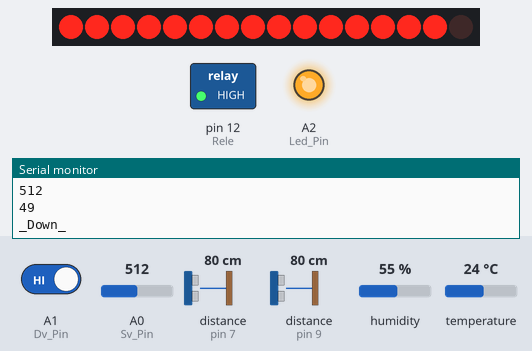
The sketch below on a simulated Arduino Uno, built with avr-gcc and run on an emulated ATmega328P. Shown: 16 shift-register outputs drawn as a row of LEDs (first output left, lit = HIGH), switched loads named in the sketch (green lamp = pin HIGH), output pins drawn as LEDs (lit = HIGH), the last lines printed to the serial monitor. Wiring (inferred from the names in the program): 2 × shift register (74HC595): data pin 4; shift clock pin 6; latch pin 5. Wiring (inferred from the signals the program sends): row of LEDs: on Q0, Q1, Q2, Q3, Q4, Q5, Q6, Q7, Q8, Q9, Q10, Q11, Q12, Q13, Q14, Q15. The test bench sets the inputs (shaded band); at power-on: distance to the obstacle (sensors on pin 7, pin 9) 80 cm, humidity 55 %, A1 (Dv_Pin) HIGH, A0 (Sv_Pin) = 512, temperature 24 °C. The echo pulse lasts 58.3 µs per cm; pins used as bus, display or sensor lines are not drawn.

Above: at 6.9 s.
7.0 s: distance to the obstacle (sensor on pin 7) set to 88 cm
At 8.16 s:
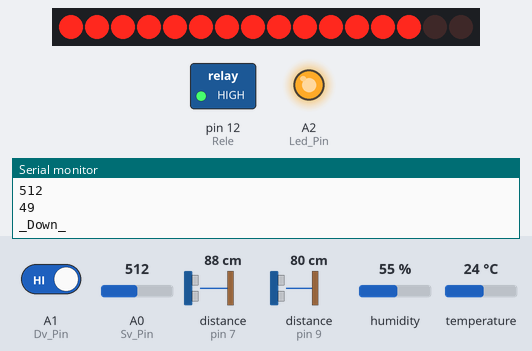
10.8 s: humidity set to 51 %
14.6 s: humidity set to 48 %
At 18.3 s:
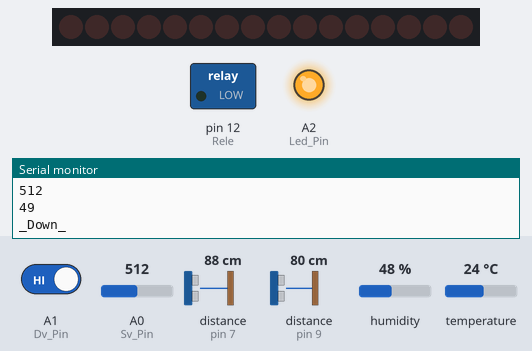
18.6 s: A1 (Dv_Pin) driven LOW
At 21.77 s:
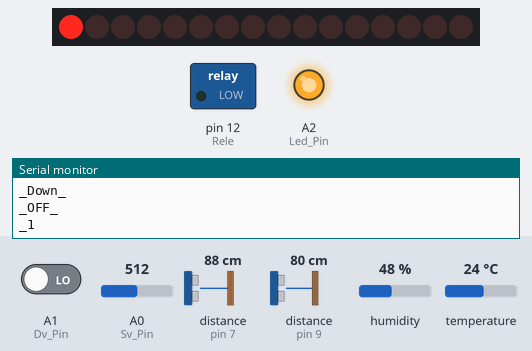
32.6 s: distance to the obstacle (sensor on pin 7) set to 2 cm
At 40.58 s:
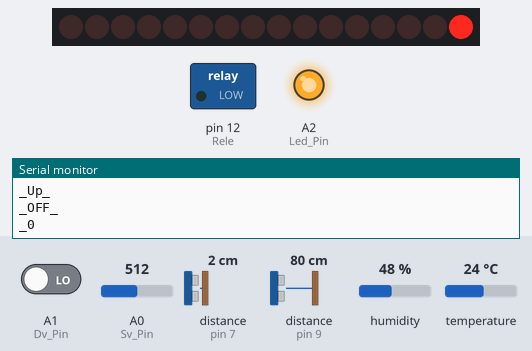
42.2 s: A0 (Sv_Pin) set to 589
51.1 s: A0 (Sv_Pin) set to 615
At 59.8 s:
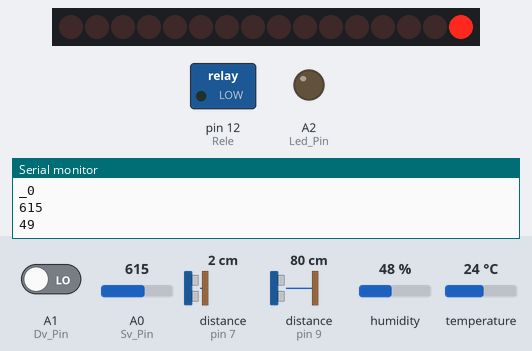
Timing chart, 0 to 61.3 s (numbered marks = the images above; inputs shaded):
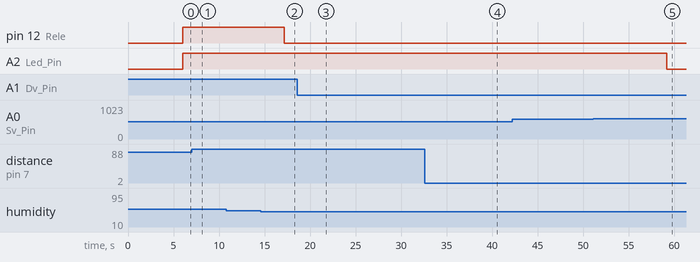

Measured:
- the behaviour switches between 84 and 85 cm on distance to the obstacle (sensor on pin 7) (found by bisection; images 0 and 1)
- the behaviour switches between 50 and 49 % on humidity (found by bisection; images 1 and 2)
- the behaviour switches between 599 and 600 on A0 (Sv_Pin) (found by bisection; images 4 and 5)
- after the input at 14.6 s, pin 12 (Rele): HIGH → LOW after 2.6 s
- after the input at 51.1 s, A2 (Led_Pin): HIGH → LOW after 8.1 s

The sketch:

may_step_3.ino
```cpp
#include <DHT.h>
#include <Ultrasonic.h>
#include <SoftwareSerial.h>

#define DHTPIN 11              // номер пина, к которому подсоединен датчик
DHT dht(DHTPIN, DHT11);        // Инициируем датчик
Ultrasonic sonicUP(8, 7);      // Устанавливаем пины для дальномера 1 (Trig, Echo)
Ultrasonic sonicDOWN(10, 9);   // Устанавливаем пины для дальномера 2 (Trig, Echo)
SoftwareSerial mySerial(2, 3); // RX, ~TX
// Пины
int Ds_Pin = 4;   // Ds/SDI первого сдвигового регистра 75HC595
int ST_Pin = 5;   // ST/RCLK сдвиговых регистров
int SH_Pin = 6;   // SH/SRCLK сдвиговых регистров
int Sv_Pin = A0;  // Аналоговый сигнал с фоторезистора
int Dv_Pin = A1;  // Движение датчик PIR
int Led_Pin = A2; // Номер пина, к которому подсоединен светодиод
int Rele = 12;    // Номер пина, к которому подсоединен реле
// Параметры
int SvLimit = 600;        // Переменная для сравнения с освещенностью.
int phDHT = 49;           // Переменная для сравнения с влажностью.
const int MinDist = 85;   // Переменная для сравнения с шириной ступеньки, 80 см.
const int N = 16;         // Переменная для хранения количества ступеней лестницы.
int LS = "OFF";           // Переменная отражающая ON / OFF подсветки.
int Start = "null";       // Переменная отражающая факт присутствия и направления движения, по умолчанию null
unsigned int leds = 0;    // Переменная для хранения передаваемых битов в регистры.
const int TimTrap = 1500; // Переменная для хранения времени включенной лестницы.

void setup()
{
  pinMode(Ds_Pin, OUTPUT);
  pinMode(ST_Pin, OUTPUT);
  pinMode(SH_Pin, OUTPUT);
  pinMode(Dv_Pin, INPUT);
  pinMode(Led_Pin, OUTPUT);
  pinMode(Rele, OUTPUT);

  Serial.begin(74880);   // Инициализация последовательного порта на скорости 74880 бойд.
  mySerial.begin(74880); // Инициализация своего последовательного порта на скорости 74880 бойд для общения с ESP-01
  // тестовый запуск, демострация
  for (int i = 0; i <= N; i++)
  {
    leds = 0;
    bitWrite(leds, i, HIGH);
    Serial.println(leds);
    InRegister(MSBFIRST);
  }
  for (int i = 0; i <= N; i++)
  {
    leds = 0;
    bitWrite(leds, i, HIGH);
    Serial.println(leds);
    InRegister(LSBFIRST);
  }
}
void loop()
{
  int Svet_Value = analogRead(Sv_Pin);               // Считываем значение с фоторезистора от 0 до 1023
  int ss = map(analogRead(Sv_Pin), 0, 1023, 0, 100); // Переводим освещеность в проценты
  int tm = dht.readTemperature();                    // Считываем температуру
  int ph = dht.readHumidity();                       // Считываем влажность
  Serial.println(Svet_Value);       // Смотрим уровень освещенности
  Serial.println(phDHT);            // Смотрим параметр для вкл реле
  // Принимаем данные с сервера
  if (mySerial.available()) {       // Проверяем прием
    String Var = "";
    while (mySerial.available())    // Пока есть прием
      Var += char(mySerial.read()); // Cчитываем значение
    Serial.print("значение_");
    Serial.println(Var);       // Смотрим принятое значение
    if (Var == "1") {          // Если приняли значение 1
      phDHT += 2;              // Увеличиваем параметр для вкл реле
      if (phDHT >= 100) {      // Если значение превышает 100, то
        phDHT = 99;            // присваиваем 99
      }
    }
    if (Var == "0") {          // Если приняли значение 0
      phDHT -= 2;              // Уменьшаем параметр для вкл реле
      if (phDHT <= 0) {        // Если значение превышает 0, то
        phDHT = 1;             // присваиваем 1
      }
    }
  }
  String str = "T1";           // Готовим строку к передачи на сервер
  str += tm;                   // температура
  str += "T2";
  str += ph;                   // влажность
  str += "T3";
  str += ss;                   // освещенность в процентах
  str += "T4";
  str += phDHT;                // параметр влажности
  str += "T5";
  mySerial.print(str);         // Передаем строку на сервер
  delay(200);                  // Короткая пауза, что б сервер успел прочитать.

  if (ph > phDHT) {            // Сравниваем влажность для вкл или выкл реле
    digitalWrite(Rele, HIGH);
  } else {
    digitalWrite(Rele, LOW);
  }
  ////////////////////////////////////////////////////////////////////////////////////////////////
  if (Svet_Value < SvLimit)        // Сравнение "Достаточно ли темно для подсветки?".
  {
    digitalWrite(Led_Pin, HIGH);      // Влючаем светодиод, признак готовности (темно)
    if (sonicDOWN.read(CM) < MinDist) // Проверка факта срабатывания нижнего сенсора.
    {
      // Serial.print(sonicDOWN.read(CM));
      Serial.println("_Down_");    // Нижний
      Step(HIGH, LSBFIRST);        // Вызов процедуры(вкл, направление) на вкл лестницы сНизу вВерх.
      Start = MSBFIRST;            // Меняем направления, для выкл (признак)
      delay(TimTrap);              // Задержка включенной лестницы.
      SvLimit += 200;              // Изменяем параметр для сравнения с освещенностью, так как при включении становиться светлей.
    }
    if (sonicUP.read(CM) < MinDist) // Проверка факта срабатывания верхнего сенсора.
    {
      // Serial.print(sonicUP.read(CM));
      Serial.println("_Up_");      // Вверхний
      Step(HIGH, MSBFIRST);        // Вызов процедуры(вкл, направление) на вкл лестницы сВерху вНиз.
      Start = LSBFIRST;            // Меняем направления, для выкл (признак)
      delay(TimTrap);              // Задержка включенной лестницы.
      SvLimit += 200;              // Изменяем параметр для сравнения с освещенностью, что б сработало выключение.
    }
//   delay(200);                    // Задержка для чтения сенсоров.
    if (digitalRead(Dv_Pin) == LOW && Start != "null")  // Проверка факта срабатывания датчика движения.
    {                              // Если нет движения и задано направление (признак что подсветка вкл)
      Serial.println("_OFF_");     // Выключаем
      LS = "OFF";                  // Флаг выкл
      Step(LOW, Start);            // Вызов процедуры(выкл, направление) на выкл лестницы.
      if (LS == "OFF") Start = "null";
      LS = "ON";                   // Флаг вкл
      SvLimit = 600;               // Возвращаем параметр для сравнения с освещенностью.
    }
  } else {
    digitalWrite(Led_Pin, LOW);    // Выключаем светодиод (светло)
  }
  Serial.print("_");
  Serial.println(Start);
}
/////////////////////////////////////////////////////////////////////////////////////////////////
void Step(int SIG, int Start)      // Процедура вкл или выкл подсветки
{
  for (int i = 0; i <= N; i++)
  {
    bitWrite(leds, i, SIG);
    InRegister(Start);             // Включение подсветки загрузкой измененного байта.
    if (LS == "OFF")               // Если происходит выкл, проверяем ниж и вер датчиков
    {
      if (sonicDOWN.read(CM) < MinDist || sonicUP.read(CM) < MinDist)  // Проверка на срабатывания
      {
        LS = "ON";                 // Если есть срабатывания, меняем флаг
        return;                    // и выходим из процедуры выкл
      }
    }
  }
}
/////////////////////////////////////////////////////////////////////////////////////////////////
void InRegister(int Start)                 // Процедура загрузки битов в регистры 75HC595 (направление)
{
  digitalWrite(ST_Pin, LOW );              // Подаем сигнал для загрузки битов в регистры.
  byte First = lowByte(leds);              // Разделяем наш байт на младший и старший,так как функция shiftOut за раз пропускает только 8 бит.
  byte Second = highByte(leds);            // Следующий байт для shiftOut
  if (Start == MSBFIRST)
  {
  shiftOut(Ds_Pin, SH_Pin, Start, Second); // Проталкиваем 1-й байт.
  shiftOut(Ds_Pin, SH_Pin, Start, First);  // Проталкиваем 2-й байт.
  } else {
  shiftOut(Ds_Pin, SH_Pin, Start, First);  // Проталкиваем 2-й байт.
  shiftOut(Ds_Pin, SH_Pin, Start, Second); // Проталкиваем 1-й байт.
  }
  digitalWrite(ST_Pin, HIGH);              // Сбрасываем на выходы полученные биты.
  delay(170);                              // Задержка между включением ступеней.
}
```
